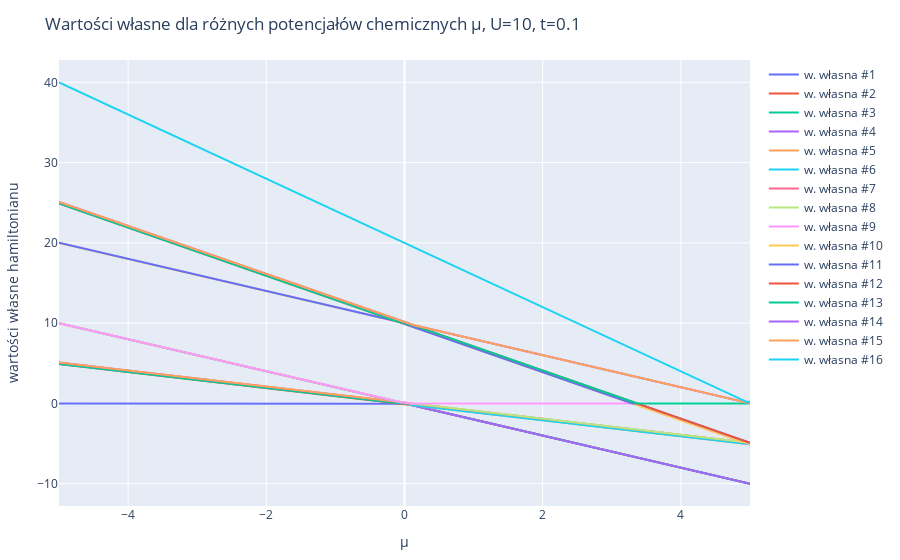

The code cell stored with this chart in its notebook:
### Markdown cell above
## Zależność od potencjału chemicznego w T=0K

### Code cell
pot_max = 5
pot_step = 0.05
potentials = collect(-pot_max:pot_step:pot_max)
hamiltonian = zeros(4^N, 4^N)

data = [eigen(get_hamiltonian(hamiltonian, params, U, t, pot)) for pot in potentials]
eigs_mat_orig = reduce(hcat,[real(d.values) for d in data])'
eigvecs = [real(d.vectors) for d in data]
eigs_mat = [eigs_mat_orig[:,i] for i in 1:size(eigs_mat_orig,2)]
layout = Layout(
    title="Wartości własne dla różnych potencjałów chemicznych μ, U=$U, t=$t",
    xaxis_title="μ",
    yaxis_title="wartości własne hamiltonianu",
)
pl = plot([scatter(x=potentials, y=eig, name="w. własna #$no") for (eig, no) in zip(eigs_mat, 1:(2N)^2)], layout)

### Figure 1 — Plotly figure (JSON) as saved in the notebook; plotly's stock layout.template omitted (floating-point values rounded to 4 significant figures; data arrays with more than 128 entries replaced by an {"elided": "..."} marker saying what was removed)
{"data": [{"name": "w. własna #1", "type": "scatter", "x": {"elided": "201 float values"}, "y": {"elided": "201 float values"}}, {"name": "w. własna #2", "type": "scatter", "x": {"elided": "201 float values"}, "y": {"elided": "201 float values"}}, {"name": "w. własna #3", "type": "scatter", "x": {"elided": "201 float values"}, "y": {"elided": "201 float values"}}, {"name": "w. własna #4", "type": "scatter", "x": {"elided": "201 float values"}, "y": {"elided": "201 float values"}}, {"name": "w. własna #5", "type": "scatter", "x": {"elided": "201 float values"}, "y": {"elided": "201 float values"}}, {"name": "w. własna #6", "type": "scatter", "x": {"elided": "201 float values"}, "y": {"elided": "201 float values"}}, {"name": "w. własna #7", "type": "scatter", "x": {"elided": "201 float values"}, "y": {"elided": "201 float values"}}, {"name": "w. własna #8", "type": "scatter", "x": {"elided": "201 float values"}, "y": {"elided": "201 float values"}}, {"name": "w. własna #9", "type": "scatter", "x": {"elided": "201 float values"}, "y": {"elided": "201 float values"}}, {"name": "w. własna #10", "type": "scatter", "x": {"elided": "201 float values"}, "y": {"elided": "201 float values"}}, {"name": "w. własna #11", "type": "scatter", "x": {"elided": "201 float values"}, "y": {"elided": "201 float values"}}, {"name": "w. własna #12", "type": "scatter", "x": {"elided": "201 float values"}, "y": {"elided": "201 float values"}}, {"name": "w. własna #13", "type": "scatter", "x": {"elided": "201 float values"}, "y": {"elided": "201 float values"}}, {"name": "w. własna #14", "type": "scatter", "x": {"elided": "201 float values"}, "y": {"elided": "201 float values"}}, {"name": "w. własna #15", "type": "scatter", "x": {"elided": "201 float values"}, "y": {"elided": "201 float values"}}, {"name": "w. własna #16", "type": "scatter", "x": {"elided": "201 float values"}, "y": {"elided": "201 float values"}}], "layout": {"margin": {"b": 50, "l": 50, "r": 50, "t": 60}, "title": "Wartości własne dla różnych potencjałów chemicznych μ, U=10, t=0.1", "xaxis": {"title": {"text": "μ"}}, "yaxis": {"title": {"text": "wartości własne hamiltonianu"}}}}
